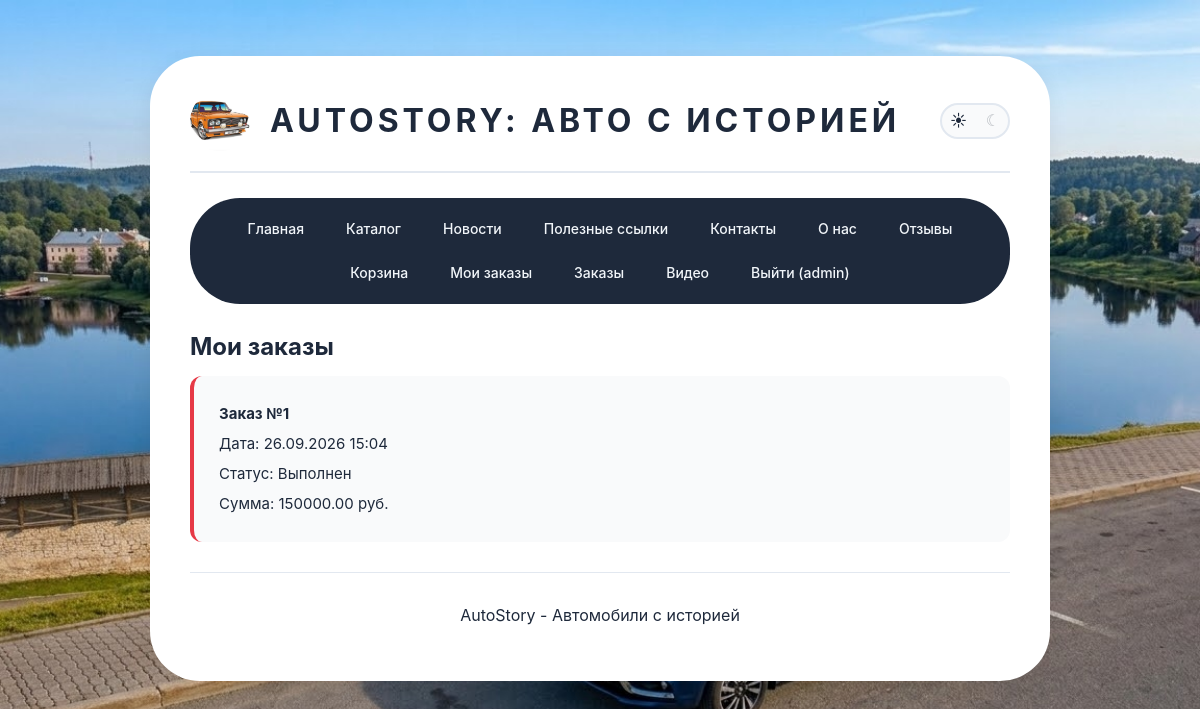
The page /my_orders/ (signed in) on the database its author committed.
### auto/models.py (models this page shows, shortened)
class Order(models.Model):
    STATUS_CHOICES = [
        ('new', 'Новый'),
        ('confirmed', 'Подтверждён'),
        ('cancelled', 'Отменён'),
        ('completed', 'Выполнен'),
    ]
    user = models.ForeignKey(User, on_delete=models.CASCADE, verbose_name="Пользователь")
    status = models.CharField(max_length=20, choices=STATUS_CHOICES, default='new', verbose_name="Статус")
    total_price = models.DecimalField(max_digits=12, decimal_places=2, default=0, verbose_name="Итоговая стоимость")
    created_at = models.DateTimeField(default=datetime.now, verbose_name="Дата создания")
    class Meta:
        verbose_name = "Заказ"
        verbose_name_plural = "Заказы"
        ordering = ['-created_at']

### auto/views.py (the view)
# urls.py: path('my_orders/', views.my_orders, name='my_orders'),
@login_required
def my_orders(request):
    orders = Order.objects.filter(user=request.user)
    return render(request, 'Auto_DjangoWeb_IvanovLev/my_orders.html', {'orders': orders})

### templates/Auto_DjangoWeb_IvanovLev/my_orders.html (shortened to what this page needs)
{% extends "Auto_DjangoWeb_IvanovLev/layout.html" %}
{% load static %}
{% block content %}
<h2>Мои заказы</h2>
{% for order in orders %}
<div class="order-card">
    <p><strong>Заказ №{{ order.id }}</strong></p>
    <p>Дата: {{ order.created_at|date:"d.m.Y H:i" }}</p>
    <p>Статус: {{ order.get_status_display }}</p>
    <p>Сумма: {{ order.total_price }} руб.</p>
</div>
{% empty %}
<div class="cart-empty">
    <p>У вас пока нет заказов</p>
</div>
{% endfor %}
{% endblock %}

### templates/Auto_DjangoWeb_IvanovLev/layout.html (shortened to what this page needs)
﻿<!DOCTYPE html>
<html lang="ru">
<head>
    {% load static %}
    <link rel="stylesheet" href="https://maxcdn.bootstrapcdn.com/bootstrap/3.4.1/css/bootstrap.min.css">
    <link rel="stylesheet" href="{% static 'css/site.css' %}" />
</head>
<body>
    <div class="container">
        <div class="header-with-logo">
            <a href="{% url 'home' %}" class="logo-link">
                <img src="{% static 'content/logo.jpeg' %}" alt="AutoStory" class="logo">
            </a>
            <h1>AUTOSTORY: АВТО С ИСТОРИЕЙ</h1>
            <button id="theme-toggle" class="theme-toggle" type="button">
                <span class="theme-icon theme-icon-sun">☀</span>
                <span class="theme-icon theme-icon-moon">☾</span>
            </button>
        </div>
        <div class="menu">
            <a href="{% url 'home' %}">Главная</a>
            <a href="{% url 'catalog' %}">Каталог</a>
            <a href="{% url 'blog' %}">Новости</a>
            <a href="{% url 'links' %}">Полезные ссылки</a>
            <a href="{% url 'contact' %}">Контакты</a>
            <a href="{% url 'about' %}">О нас</a>
            <a href="{% url 'pool' %}">Отзывы</a>
            {% if user.is_authenticated %}
                <a href="{% url 'cart' %}">Корзина</a>
                <a href="{% url 'my_orders' %}">Мои заказы</a>
            {% endif %}
            {% if user.is_staff %}
                <a href="{% url 'manager_orders' %}">Заказы</a>
            {% endif %}
            <a href="{% url 'videopost' %}">Видео</a>
            {% if user.is_authenticated %}
            <form action="{% url 'logout' %}" method="post">
                <button type="submit">Выйти ({{ user.username }})</button>
            </form>
            {% else %}
            <a href="{% url 'login' %}">Вход</a>
            {% endif %}
        </div>
        <div class="content">
            {% block content %}{% endblock %}
        </div>
        <hr />
        <footer>
            <p>AutoStory - Автомобили с историей</p>
        </footer>
    </div>
</body>
</html>

### static/css/site.css (style rules this page uses)
* { box-sizing: border-box; }
body { background: var(--bg-page); background-image: url("/static/fon-light.jpg"); background-size: cover; background-position: center; background-attachment: fixed; background-repeat: no-repeat; color: var(--text-main); font-family: 'Inter', 'Segoe UI', Arial, sans-serif; font-size: 16px; line-height: 1.6; margin: 0; padding: 30px 20px; transition: background var(--transition), color var(--transition); }
.container { background: var(--bg-container); max-width: 900px; margin: 0 auto; padding: 35px 40px; border-radius: 50px; box-shadow: var(--shadow); transition: background var(--transition), box-shadow var(--transition); }
.header-with-logo { display: flex; align-items: center; gap: 20px; margin-bottom: 25px; padding-bottom: 20px; border-bottom: 2px solid var(--border); transition: border-color var(--transition); }
.logo { width: 60px; height: 60px; object-fit: cover; border-radius: 50%; border: none; box-shadow: none; margin: 0; transition: transform var(--transition); }
h1 { color: var(--text-main); font-size: 32px; font-weight: 700; letter-spacing: 4px; margin: 0; flex-grow: 1; transition: color var(--transition); }
.theme-toggle { background: var(--bg-card); border: 2px solid var(--border); border-radius: 50px; width: 70px; height: 36px; position: relative; cursor: pointer; padding: 0; transition: background var(--transition), border-color var(--transition); overflow: hidden; }
.theme-icon { position: absolute; top: 50%; transform: translateY(-50%); font-size: 16px; transition: all var(--transition); color: var(--text-main); }
.theme-icon-sun { left: 8px; opacity: 1; }
.theme-icon-moon { right: 8px; opacity: 0.3; }
.menu { display: flex; flex-wrap: wrap; gap: 6px; justify-content: center; padding: 12px; background: var(--bg-header); border-radius: 50px; margin-bottom: 30px; transition: background var(--transition); }
.menu a, .menu button { color: #f1f5f9; text-decoration: none; font-size: 14px; font-weight: 500; padding: 8px 18px; border-radius: 30px; transition: all var(--transition); display: inline-block; background: transparent; border: none; cursor: pointer; font-family: inherit; }
.menu form { display: inline-block; margin: 0; }
h2 { color: var(--text-main); font-size: 24px; font-weight: 700; margin-top: 30px; margin-bottom: 15px; transition: color var(--transition); }
p { color: var(--text-main); margin-bottom: 18px; font-size: 16px; transition: color var(--transition); }
img { max-width: 100%; height: auto; border-radius: 12px; margin: 15px auto; display: block; box-shadow: var(--shadow); transition: transform var(--transition), box-shadow var(--transition); }
hr { border: none; height: 1px; background: var(--border); margin: 30px 0; transition: background var(--transition); }
footer { text-align: center; color: var(--text-muted); margin-top: 30px; font-size: 14px; transition: color var(--transition); }
a { color: var(--accent); text-decoration: none; transition: color var(--transition); }
.order-card { background: var(--bg-card); padding: 20px 25px; border-radius: 12px; margin-bottom: 15px; border-left: 4px solid var(--accent); transition: all var(--transition); }
.order-card p { margin: 6px 0; font-size: 15px; }
form { margin-top: 20px; }
form button { background: var(--accent); color: #ffffff; padding: 10px 25px; border: none; border-radius: 30px; cursor: pointer; font-size: 15px; font-weight: 600; transition: all var(--transition); }

### rows shown on the page
Order: id "1", created_at "26.09.2026 15:04", status "Выполнен", total_price "150000.00"

### other values the page prints
{{ user.username }} "admin"
